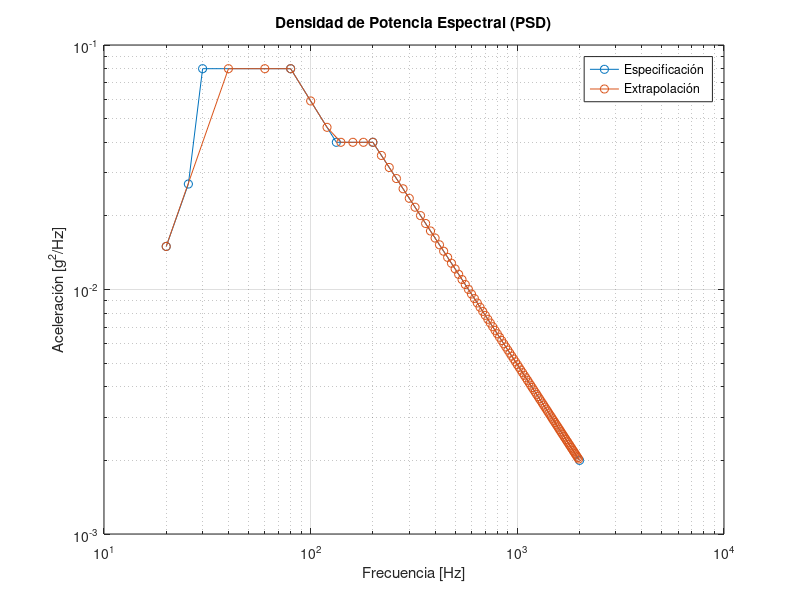

MATLAB code for this plot:
close all
%% Psd Specification
freqPoints = [20, 25.6, 30, 80, 133.1, 200, 2000];            % [Hz]
accelPoints = [0.015, 0.027, 0.08, 0.08, 0.04, 0.04, 0.002];  % [G^2/Hz]


%% Calc psd slope
% Slope of the psd frequency/acceleration power relationship is given by
% slope = log(a2/a1) / log(f2/f1)
m = [];
psdPoints =  length(freqPoints);

for i = 2:psdPoints
    base = log10(freqPoints(i)) - log10(freqPoints(i - 1));
    alt = log10(accelPoints(i)) - log10(accelPoints(i - 1));
    m(i-1) = (alt / base);
end

%% Calc Spectrum
N = int16(freqPoints(end) / freqPoints(1));   % number of frequencies in the digitized spectrum
T = 1.0 / freqPoints(1);   % frequency step in the digitized spectrum
freq = [];
accel = [];
for j = 1:N
	freq(j) = (j -1)/ T;
	% Calc Acceleration
	% The frequency f and acceleration a specified in the psd points is a power relationship of the form:
	% a = offset * f ^ (slope)
	a = 0;
	for i = 2:psdPoints
	    if freq(j) >= freqPoints(i - 1) && freq(j) <= freqPoints(i)
	        offset = accelPoints(i - 1) / (freqPoints(i - 1) ^ m(i - 1));
	        a = offset * ( freq(j) ^ m(i - 1) );
	    elseif freq(j) > max(freqPoints)
	        offset = accelPoints(end) / ( freqPoints(end) ^ m(end) );
	        a = offset * ( freq(j) ^ m(end) );
	     end
	end
	accel(j) = a;

end

% Plot

loglog(freqPoints, accelPoints, 'o-');
title('Densidad de Potencia Espectral (PSD)')
xlabel('Frecuencia [Hz]'); ylabel('Aceleración [g^2/Hz]');
hold on;
grid on;
loglog(freq, accel, 'o-');
legend('Especificación','Extrapolación');